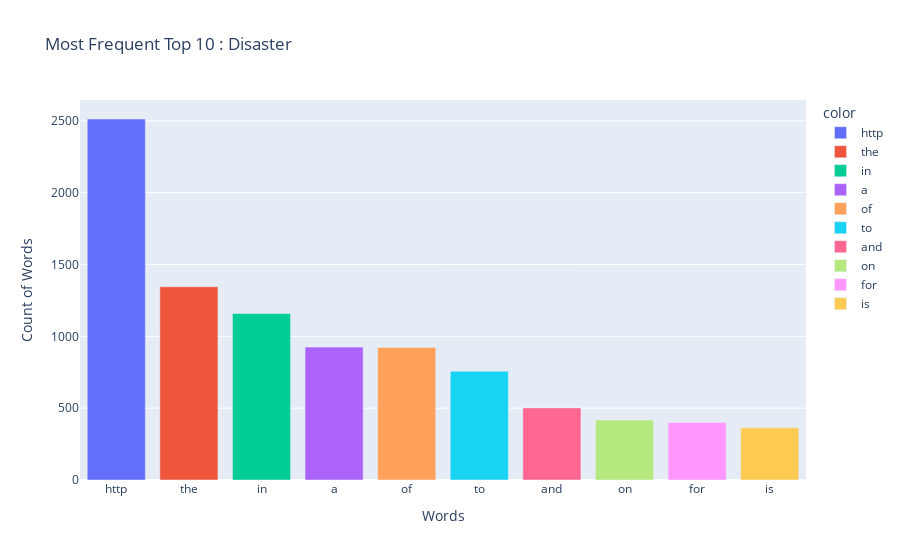

Here is the notebook cell this chart was saved with:
### Code cell
# setting stopwords / stemmer
stop_words = set(stopwords.words('english'))
stemmer = PorterStemmer()

nested_list_disaster = []

for i in disaster.text:
    words = word_tokenize(i)
    # filtering tweets
    filtered_tweets = [stemmer.stem(word) for word in words if word is not stop_words and word.isalpha()]
    nested_list_disaster.append(filtered_tweets)

# flattening list
flatten = [item for sublist in nested_list_disaster for item in sublist]

# creating series
unique_words_disaster = pd.Series(flatten).value_counts()

frequent_words_disaster = unique_words_disaster[:]
top_10_most_frequent_disaster = frequent_words_disaster[:10]

fig = px.bar(x=top_10_most_frequent_disaster.index, y=top_10_most_frequent_disaster.values, color=top_10_most_frequent_disaster.index, 
             title="Most Frequent Top 10 : Disaster", labels=dict(x="Words", y="Count of Words"))
fig.show()

### Figure 1 — Plotly figure (JSON) as saved in the notebook; plotly's stock layout.template omitted (floating-point values rounded to 4 significant figures)
{"data": [{"alignmentgroup": "True", "hovertemplate": "color=http<br>Words=%{x}<br>Count of Words=%{y}<extra></extra>", "legendgroup": "http", "marker": {"color": "#636efa", "pattern": {"shape": ""}}, "name": "http", "offsetgroup": "http", "orientation": "v", "showlegend": true, "textposition": "auto", "x": ["http"], "xaxis": "x", "y": [2513], "yaxis": "y", "type": "bar"}, {"alignmentgroup": "True", "hovertemplate": "color=the<br>Words=%{x}<br>Count of Words=%{y}<extra></extra>", "legendgroup": "the", "marker": {"color": "#EF553B", "pattern": {"shape": ""}}, "name": "the", "offsetgroup": "the", "orientation": "v", "showlegend": true, "textposition": "auto", "x": ["the"], "xaxis": "x", "y": [1345], "yaxis": "y", "type": "bar"}, {"alignmentgroup": "True", "hovertemplate": "color=in<br>Words=%{x}<br>Count of Words=%{y}<extra></extra>", "legendgroup": "in", "marker": {"color": "#00cc96", "pattern": {"shape": ""}}, "name": "in", "offsetgroup": "in", "orientation": "v", "showlegend": true, "textposition": "auto", "x": ["in"], "xaxis": "x", "y": [1159], "yaxis": "y", "type": "bar"}, {"alignmentgroup": "True", "hovertemplate": "color=a<br>Words=%{x}<br>Count of Words=%{y}<extra></extra>", "legendgroup": "a", "marker": {"color": "#ab63fa", "pattern": {"shape": ""}}, "name": "a", "offsetgroup": "a", "orientation": "v", "showlegend": true, "textposition": "auto", "x": ["a"], "xaxis": "x", "y": [925], "yaxis": "y", "type": "bar"}, {"alignmentgroup": "True", "hovertemplate": "color=of<br>Words=%{x}<br>Count of Words=%{y}<extra></extra>", "legendgroup": "of", "marker": {"color": "#FFA15A", "pattern": {"shape": ""}}, "name": "of", "offsetgroup": "of", "orientation": "v", "showlegend": true, "textposition": "auto", "x": ["of"], "xaxis": "x", "y": [922], "yaxis": "y", "type": "bar"}, {"alignmentgroup": "True", "hovertemplate": "color=to<br>Words=%{x}<br>Count of Words=%{y}<extra></extra>", "legendgroup": "to", "marker": {"color": "#19d3f3", "pattern": {"shape": ""}}, "name": "to", "offsetgroup": "to", "orientation": "v", "showlegend": true, "textposition": "auto", "x": ["to"], "xaxis": "x", "y": [757], "yaxis": "y", "type": "bar"}, {"alignmentgroup": "True", "hovertemplate": "color=and<br>Words=%{x}<br>Count of Words=%{y}<extra></extra>", "legendgroup": "and", "marker": {"color": "#FF6692", "pattern": {"shape": ""}}, "name": "and", "offsetgroup": "and", "orientation": "v", "showlegend": true, "textposition": "auto", "x": ["and"], "xaxis": "x", "y": [502], "yaxis": "y", "type": "bar"}, {"alignmentgroup": "True", "hovertemplate": "color=on<br>Words=%{x}<br>Count of Words=%{y}<extra></extra>", "legendgroup": "on", "marker": {"color": "#B6E880", "pattern": {"shape": ""}}, "name": "on", "offsetgroup": "on", "orientation": "v", "showlegend": true, "textposition": "auto", "x": ["on"], "xaxis": "x", "y": [417], "yaxis": "y", "type": "bar"}, {"alignmentgroup": "True", "hovertemplate": "color=for<br>Words=%{x}<br>Count of Words=%{y}<extra></extra>", "legendgroup": "for", "marker": {"color": "#FF97FF", "pattern": {"shape": ""}}, "name": "for", "offsetgroup": "for", "orientation": "v", "showlegend": true, "textposition": "auto", "x": ["for"], "xaxis": "x", "y": [400], "yaxis": "y", "type": "bar"}, {"alignmentgroup": "True", "hovertemplate": "color=is<br>Words=%{x}<br>Count of Words=%{y}<extra></extra>", "legendgroup": "is", "marker": {"color": "#FECB52", "pattern": {"shape": ""}}, "name": "is", "offsetgroup": "is", "orientation": "v", "showlegend": true, "textposition": "auto", "x": ["is"], "xaxis": "x", "y": [363], "yaxis": "y", "type": "bar"}], "layout": {"xaxis": {"anchor": "y", "domain": [0, 1], "title": {"text": "Words"}, "type": "category", "range": [-0.5, 9.5], "autorange": true}, "yaxis": {"anchor": "x", "domain": [0, 1], "title": {"text": "Count of Words"}, "type": "linear", "range": [0, 2645.0], "autorange": true}, "legend": {"title": {"text": "color"}, "tracegroupgap": 0}, "title": {"text": "Most Frequent Top 10 : Disaster"}, "barmode": "relative", "autosize": true}}
